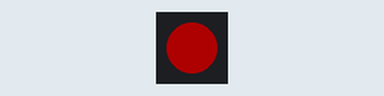
Recording of a program running on a simulated ESP32-S3. Shown: 1 RGB LEDs in strip order, left to right. Dim RGB values are drawn brighter than linear.

Above: at 0.5 s.
At 1.5 s:
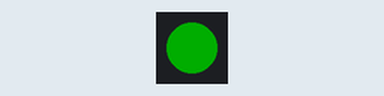
At 2.5 s:
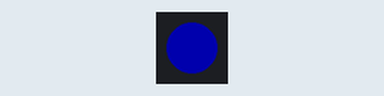
At 3.5 s:
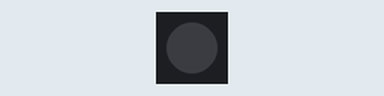
Timing chart, 0 to 5.2 s (numbered marks = the images above):
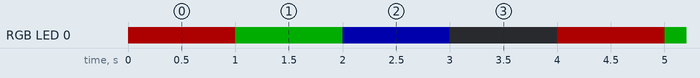

Measured:
- by itself, RGB LED 0: repeats every 4.0 s: RGB(0, 50, 0) 1.0 s, RGB(0, 0, 50) 1.0 s, off 1.0 s, RGB(50, 0, 0) 1.0 s
- by itself, everything shown: repeats every 4.0 s, in 4 steps

The program:

main.cpp
```cpp
/*
  ESP32-S3 示例 01：板载 WS2812B RGB 彩灯闪烁

  【学习目标】
  1. 理解 Arduino 程序的基本结构（setup 和 loop）
  2. 学会使用第三方库控制智能 RGB LED
  3. 验证 PlatformIO 上传流程和板卡配置

  【硬件接线】
  本例程使用板载 WS2812B RGB 彩灯，不需要接线。
  - 板载 RGB 彩灯连接到 GPIO48
  - 开发板上电后，彩灯会自动供电

  【预期现象】
  上传成功后，板载 RGB 彩灯会循环闪烁不同颜色：
  - 红色 1 秒 → 绿色 1 秒 → 蓝色 1 秒 → 熄灭 1 秒 → ...
  - 持续循环，不会停止

  【故障排查】
  如果 RGB 彩灯不亮：
  1. 检查上传是否成功（IDE 底部显示 "Done uploading"）
  2. 确认已安装 Adafruit_NeoPixel 库
  3. 按一下开发板的 EN 或 RST 键，让程序重新运行
  4. 确认板卡设置中 "USB CDC On Boot" 为 Enabled
*/

#include <Adafruit_NeoPixel.h>  // 引入 WS2812B 控制库

const int RGB_PIN = 48, NUM_PIXELS = 1, BRIGHTNESS = 50;  // 引脚48，1个灯珠，亮度50

Adafruit_NeoPixel rgb(NUM_PIXELS, RGB_PIN, NEO_GRB + NEO_KHZ800);  // 创建彩灯对象

void showColor(uint8_t r, uint8_t g, uint8_t b, int delayMs) {  // 显示指定颜色并延时
  rgb.setPixelColor(0, rgb.Color(r, g, b));  // 设置第0个灯珠的RGB颜色
  rgb.show();  // 刷新显示
  delay(delayMs);  // 延时指定毫秒数
}

void setup() {  // 初始化函数，上电运行一次
  rgb.begin();  // 初始化彩灯
  rgb.setBrightness(BRIGHTNESS);  // 设置全局亮度
  rgb.show();  // 初始状态为熄灭
}

void loop() {  // 主循环函数，持续执行
  showColor(255, 0, 0, 1000);    // 红色亮1秒
  showColor(0, 255, 0, 1000);    // 绿色亮1秒
  showColor(0, 0, 255, 1000);    // 蓝色亮1秒
  showColor(0, 0, 0, 1000);      // 熄灭1秒
}
```
